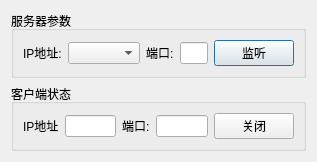
<?xml version="1.0" encoding="UTF-8"?>
<ui version="4.0">
 <class>DialogTcpServer</class>
 <widget class="QDialog" name="DialogTcpServer">
  <property name="geometry">
   <rect>
    <x>0</x>
    <y>0</y>
    <width>317</width>
    <height>134</height>
   </rect>
  </property>
  <property name="windowTitle">
   <string>Dialog</string>
  </property>
  <layout class="QVBoxLayout" name="verticalLayout">
   <item>
    <widget class="QGroupBox" name="groupBox">
     <property name="title">
      <string>服务器参数</string>
     </property>
     <layout class="QHBoxLayout" name="horizontalLayout" stretch="0,1,0,1,0">
      <item>
       <widget class="QLabel" name="label">
        <property name="text">
         <string>IP地址:</string>
        </property>
       </widget>
      </item>
      <item>
       <widget class="QComboBox" name="serverIPList"/>
      </item>
      <item>
       <widget class="QLabel" name="label_2">
        <property name="text">
         <string>端口:</string>
        </property>
       </widget>
      </item>
      <item>
       <widget class="QLineEdit" name="serverPort">
        <property name="inputMask">
         <string>DDDDD; </string>
        </property>
       </widget>
      </item>
      <item>
       <widget class="QPushButton" name="btnListen">
        <property name="text">
         <string>监听</string>
        </property>
       </widget>
      </item>
     </layout>
    </widget>
   </item>
   <item>
    <widget class="QGroupBox" name="groupBox_2">
     <property name="title">
      <string>客户端状态</string>
     </property>
     <layout class="QHBoxLayout" name="horizontalLayout_2">
      <item>
       <widget class="QLabel" name="label_3">
        <property name="text">
         <string>IP地址</string>
        </property>
       </widget>
      </item>
      <item>
       <widget class="QLineEdit" name="clientIP">
        <property name="inputMask">
         <string/>
        </property>
        <property name="readOnly">
         <bool>true</bool>
        </property>
       </widget>
      </item>
      <item>
       <widget class="QLabel" name="label_4">
        <property name="text">
         <string>端口:</string>
        </property>
       </widget>
      </item>
      <item>
       <widget class="QLineEdit" name="clientPort">
        <property name="inputMask">
         <string/>
        </property>
        <property name="readOnly">
         <bool>true</bool>
        </property>
       </widget>
      </item>
      <item>
       <widget class="QPushButton" name="btnClose">
        <property name="text">
         <string>关闭</string>
        </property>
       </widget>
      </item>
     </layout>
    </widget>
   </item>
  </layout>
  <zorder>label</zorder>
  <zorder>serverIPList</zorder>
  <zorder>label_2</zorder>
  <zorder>serverPort</zorder>
  <zorder>btnListen</zorder>
  <zorder>groupBox</zorder>
  <zorder>label</zorder>
  <zorder>groupBox_2</zorder>
 </widget>
 <tabstops>
  <tabstop>serverIPList</tabstop>
  <tabstop>serverPort</tabstop>
  <tabstop>btnListen</tabstop>
  <tabstop>clientIP</tabstop>
  <tabstop>clientPort</tabstop>
  <tabstop>btnClose</tabstop>
 </tabstops>
 <resources/>
 <connections/>
</ui>
